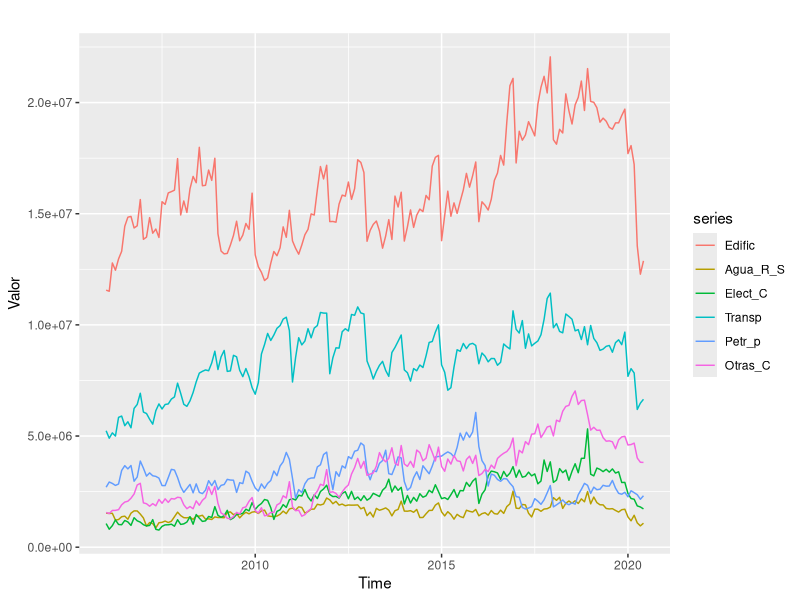

Recreate this plot in R. (Note: this script raises an error after producing the figure.)
install.packages("tseries")
install.packages("ggplot2")
install.packages("ggfortify")
install.packages("forecast")

library(tseries)
library(ggfortify)
library(ggplot2)
library(forecast)

datos= read.csv("datos_new.csv",header = TRUE)
datos=datos[,-(1:2)]

Valor=ts(datos,start = c(2006,1), frequency = 12)

Sumario = summary(Valor)
capture.output(Sumario, file="Sumario.csv")

png(filename = "series.png",width = 2000, height = 1600, res =200)
autoplot(Valor)
dev.off()

png(filename = "boxplot.png",width = 2000, height = 1600, res =250)
boxplot(valor, col=palette("Pastel 2"),xlab="Tipos de obras",ylab = "Valor")
dev.off()
